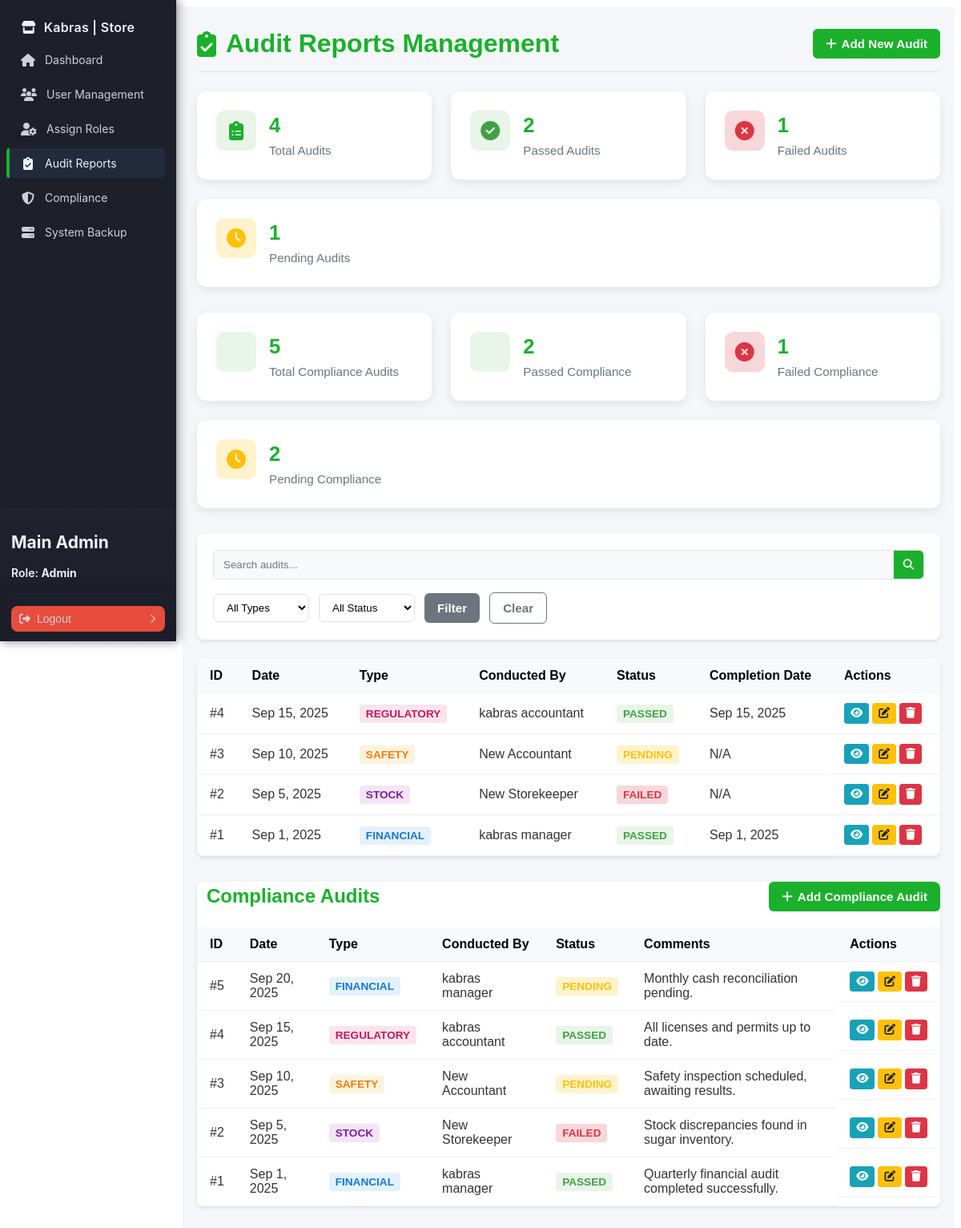
Page /admin/audits.php (signed in) on the earlier database version.
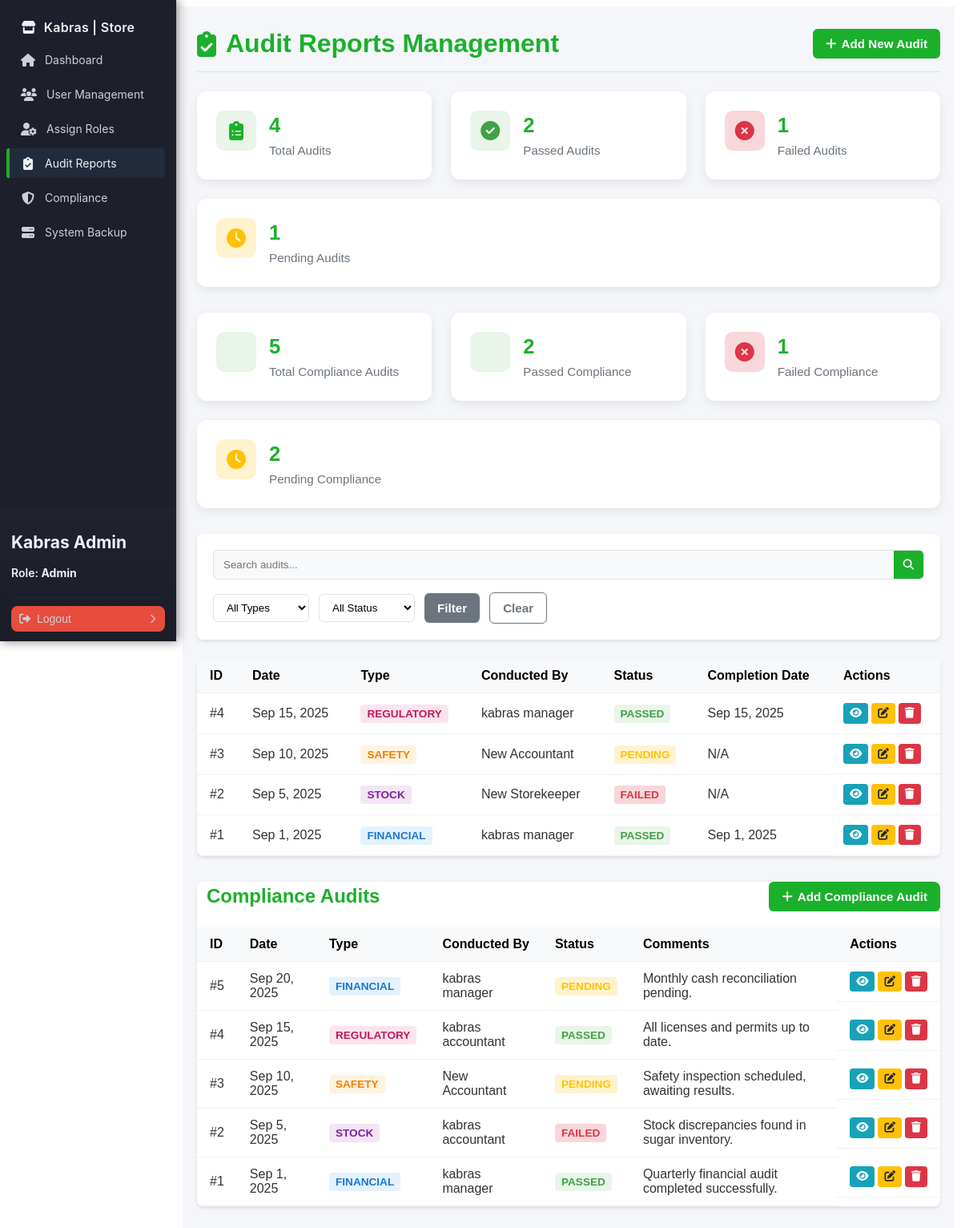
Same page on the later database version.
### tables this page shows
CREATE TABLE `users` (
  `id` int NOT NULL AUTO_INCREMENT,
  `name` varchar(100) NOT NULL,
  `email` varchar(100) NOT NULL,
  `password` varchar(255) NOT NULL,
  `phone` varchar(15) DEFAULT NULL,
  `national_id` varchar(20) DEFAULT NULL,
  `role` enum('Admin','StoreKeeper','Cashier','Manager','Accountant') NOT NULL,
  `last_login` datetime DEFAULT NULL,
  `created_at` timestamp NULL DEFAULT CURRENT_TIMESTAMP,
  `updated_at` timestamp NULL DEFAULT CURRENT_TIMESTAMP ON UPDATE CURRENT_TIMESTAMP,
  PRIMARY KEY (`id`),
  UNIQUE KEY `email` (`email`)
);

CREATE TABLE `audit_reports` (
  `id` int NOT NULL AUTO_INCREMENT,
  `audit_date` datetime NOT NULL,
  `audit_type` enum('Financial','Stock','Safety','Regulatory') NOT NULL,
  `conducted_by` int NOT NULL,
  `status` enum('Passed','Failed','Pending') NOT NULL,
  `comments` text,
  `follow_up_actions` text,
  `completion_date` datetime DEFAULT NULL,
  PRIMARY KEY (`id`),
  KEY `conducted_by` (`conducted_by`),
  CONSTRAINT `audit_reports_ibfk_1` FOREIGN KEY (`conducted_by`) REFERENCES `users` (`id`)
);

CREATE TABLE `compliance_audits` (
  `id` int NOT NULL AUTO_INCREMENT,
  `audit_date` datetime NOT NULL DEFAULT CURRENT_TIMESTAMP,
  `audit_type` enum('Financial','Stock','Safety','Regulatory') NOT NULL,
  `conducted_by` int NOT NULL,
  `status` enum('Pending','Passed','Failed') NOT NULL DEFAULT 'Pending',
  `comments` text,
  `created_at` datetime DEFAULT CURRENT_TIMESTAMP,
  `updated_at` datetime DEFAULT CURRENT_TIMESTAMP ON UPDATE CURRENT_TIMESTAMP,
  PRIMARY KEY (`id`),
  KEY `conducted_by` (`conducted_by`),
  CONSTRAINT `compliance_audits_ibfk_1` FOREIGN KEY (`conducted_by`) REFERENCES `users` (`id`)
);

### app/models/User.php (called while the page is built, shortened)
<?php
require_once __DIR__ . '../../../config/database.php';
class User
{
    private $db;
    public function __construct()
    {
        $this->db = (new Database())->connect();
    }
    public function findByEmail($email)
    {
        $sql = "SELECT * FROM users WHERE email = :email LIMIT 1";
        $stmt = $this->db->prepare($sql);
        $stmt->execute([':email' => $email]);
        return $stmt->fetch(PDO::FETCH_ASSOC);
    }
}

### config/database.php (called while the page is built, shortened)
<?php
class Database
{
    private $host = 'localhost';
    private $db   = 'kabras_store';
    private $user = 'root';
    private $pass = 'Hunter42.';
    private $charset = 'utf8mb4';
    public function connect()
    {
        $dsn = "mysql:host={$this->host};dbname={$this->db};charset={$this->charset}";
        try {
            $this->pdo = new PDO($dsn, $this->user, $this->pass, [
                PDO::ATTR_ERRMODE => PDO::ERRMODE_EXCEPTION,
                PDO::ATTR_DEFAULT_FETCH_MODE => PDO::FETCH_ASSOC,
            ]);
            return $this->pdo;
        } catch (PDOException $e) {
            die('Database connection failed: ' . $e->getMessage());
        }
    }
}

### handlers/AuthHandler.php (called while the page is built, shortened)
<?php
require_once __DIR__ . '/../app/models/User.php';
class AuthHandler
{
    private $sessionTimeout = 3600;
    public function __construct()
    {
        $this->userModel = new User();
        $defaultAdminEmail = 'admin@kabrasugar.com';
        if (!$this->userModel->findByEmail($defaultAdminEmail)) {
            $adminData = [
                'name' => 'Default Admin',
                'email' => $defaultAdminEmail,
                'phone' => '',
                'national_id' => '',
                'password' => 'hunter123',
                'role' => 'admin'
            ];
            $this->userModel->createUser($adminData);
        }
    }
    public function isLoggedIn()
    {
        return isset($_SESSION['user_id']) &&
            (time() - $_SESSION['login_time']) < $this->sessionTimeout;
    }
    public function getCurrentUser()
    {
        return [
            "id" => $_SESSION['user_id'],
            "name" => $_SESSION['user_name'],
            "email" => $_SESSION['user_email'],
            "role" => $_SESSION['user_role']
        ];
    }
}

### handlers/AuditHandler.php (called while the page is built, shortened)
<?php
require_once __DIR__ . '/../config/database.php';
class AuditHandler
{
    private $db;
    public function __construct()
    {
        $this->db = (new Database())->connect();
    }
    public function getAuditReports($page = 1, $limit = 10, $filters = [])
    {
        $offset = ($page - 1) * $limit;
        $sql = "SELECT ar.*, u.name as conducted_by_name
                FROM audit_reports ar
                LEFT JOIN users u ON ar.conducted_by = u.id
                WHERE 1=1";
        $params = [];
        $sql .= " ORDER BY ar.audit_date DESC LIMIT " . (int)$limit . " OFFSET " . (int)$offset;
        $stmt = $this->db->prepare($sql);
        $stmt->execute($params);
        return $stmt->fetchAll(PDO::FETCH_ASSOC);
    }
    public function getComplianceAudits($page = 1, $limit = 10, $filters = [])
    {
        $offset = ($page - 1) * $limit;
        $sql = "SELECT ca.*, u.name as conducted_by_name
                FROM compliance_audits ca
                LEFT JOIN users u ON ca.conducted_by = u.id
                WHERE 1=1";
        $params = [];
        $sql .= " ORDER BY ca.audit_date DESC LIMIT " . (int)$limit . " OFFSET " . (int)$offset;
        $stmt = $this->db->prepare($sql);
        $stmt->execute($params);
        return $stmt->fetchAll(PDO::FETCH_ASSOC);
    }
}

### admin/audits.php (the view, shortened to what the changed rows need)
<?php
require_once '../handlers/AuthHandler.php';
require_once '../handlers/AuditHandler.php';
require_once '../app/models/User.php';
$authHandler = new AuthHandler();
$auditHandler = new AuditHandler();
$currentUser = $authHandler->getCurrentUser();
$filters = [];
$page = isset($_GET['page']) ? (int)$_GET['page'] : 1;
$limit = 10;
$audits = $auditHandler->getAuditReports($page, $limit, $filters);
$complianceAudits = $auditHandler->getComplianceAudits($page, $limit, $filters);
?>
<!DOCTYPE html>
<html lang="en">
<head>
    <link rel="stylesheet" href="../assets/css/sidebar.css">
    <link rel="stylesheet" href="../assets/css/audits.css">
    <link rel="stylesheet" href="https://cdnjs.cloudflare.com/ajax/libs/font-awesome/6.4.0/css/all.min.css">
</head>
<body>
    <?php include '../includes/sidebar.php'; ?>
    <main class="main-content">
        <div class="container">
            <div class="page-header">
                <h1><i class="fas fa-clipboard-check"></i> Audit Reports Management</h1>
            </div>
            <div class="table-container">
                <table class="audits-table">
                    <thead>
                        <tr>
                            <th>ID</th>
                            <th>Date</th>
                            <th>Type</th>
                            <th>Conducted By</th>
                            <th>Status</th>
                            <th>Completion Date</th>
                            <th>Actions</th>
                        </tr>
                    </thead>
                    <tbody>
                        <?php if (empty($audits)): ?>
                            <tr>
                                <td colspan="7" class="no-data">No audit reports found</td>
                            </tr>
                        <?php else: ?>
                            <?php foreach ($audits as $audit): ?>
                                <tr>
                                    <td>#<?= $audit['id'] ?></td>
                                    <td><?= date('M j, Y', strtotime($audit['audit_date'])) ?></td>
                                    <td><span class="type-badge type-<?= strtolower($audit['audit_type']) ?>"><?= $audit['audit_type'] ?></span></td>
                                    <td><?= htmlspecialchars($audit['conducted_by_name']) ?></td>
                                    <td><span class="status-badge status-<?= strtolower($audit['status']) ?>"><?= $audit['status'] ?></span></td>
                                    <td><?= $audit['completion_date'] ? date('M j, Y', strtotime($audit['completion_date'])) : 'N/A' ?></td>
                                    <td class="actions">
                                        <button onclick="viewAudit(<?= $audit['id'] ?>)" class="btn-action btn-view" title="View">
                                            <i class="fas fa-eye"></i>
                                        </button>
                                        <button onclick="editAudit(<?= $audit['id'] ?>)" class="btn-action btn-edit" title="Edit">
                                            <i class="fas fa-edit"></i>
                                        </button>
                                        <button onclick="deleteAudit(<?= $audit['id'] ?>)" class="btn-action btn-delete" title="Delete">
                                            <i class="fas fa-trash"></i>
                                        </button>
                                    </td>
                                </tr>
                            <?php endforeach; ?>
                        <?php endif; ?>
                    </tbody>
                </table>
            </div>
            <div class="table-container" style="margin-top: 32px;">
                <div style="display: flex; justify-content: space-between; align-items: center; margin-bottom: 20px;">
                    <h2 style="margin: 0; color: #1BB02C; display: flex; align-items: center; gap: 12px;">
                        <i class="fas fa-shield-check"></i> Compliance Audits
                    </h2>
                </div>
                <table class="audits-table">
                    <thead>
                        <tr>
                            <th>ID</th>
                            <th>Date</th>
                            <th>Type</th>
                            <th>Conducted By</th>
                            <th>Status</th>
                            <th>Comments</th>
                            <th>Actions</th>
                        </tr>
                    </thead>
                    <tbody>
                        <?php if (empty($complianceAudits)): ?>
                            <tr>
                                <td colspan="7" class="no-data">No compliance audits found</td>
                            </tr>
                        <?php else: ?>
                            <?php foreach ($complianceAudits as $complianceAudit): ?>
                                <tr>
                                    <td>#<?= $complianceAudit['id'] ?></td>
                                    <td><?= date('M j, Y', strtotime($complianceAudit['audit_date'])) ?></td>
                                    <td><span class="type-badge type-<?= strtolower($complianceAudit['audit_type']) ?>"><?= $complianceAudit['audit_type'] ?></span></td>
                                    <td><?= htmlspecialchars($complianceAudit['conducted_by_name']) ?></td>
                                    <td><span class="status-badge status-<?= strtolower($complianceAudit['status']) ?>"><?= $complianceAudit['status'] ?></span></td>
                                    <td class="description-cell" title="<?= htmlspecialchars($complianceAudit['comments'] ?? '') ?>">
                                        <?= $complianceAudit['comments'] ? (strlen($complianceAudit['comments']) > 50 ? substr(htmlspecialchars($complianceAudit['comments']), 0, 50) . '...' : htmlspecialchars($complianceAudit['comments'])) : 'N/A' ?>
                                    </td>
                                    <td class="actions">
                                        <button onclick="viewComplianceAudit(<?= $complianceAudit['id'] ?>)" class="btn-action btn-view" title="View">
                                            <i class="fas fa-eye"></i>
                                        </button>
                                        <button onclick="editComplianceAudit(<?= $complianceAudit['id'] ?>)" class="btn-action btn-edit" title="Edit">
                                            <i class="fas fa-edit"></i>
                                        </button>
                                        <button onclick="deleteComplianceAudit(<?= $complianceAudit['id'] ?>)" class="btn-action btn-delete" title="Delete">
                                            <i class="fas fa-trash"></i>
                                        </button>
                                    </td>
                                </tr>
                            <?php endforeach; ?>
                        <?php endif; ?>
                    </tbody>
                </table>
            </div>
        </div>
    </main>
</body>
</html>

### includes/sidebar.php (shortened to what the changed rows need)
<link rel="stylesheet" href="https://cdnjs.cloudflare.com/ajax/libs/font-awesome/6.4.0/css/all.min.css"
 />
<aside class="sidebar" role="navigation" aria-label="Main Sidebar">
    <div class="sidebar-inner">
        <div class="sidebar-footer" role="region" aria-label="User actions">
            <div class="user-name">
                <h2>
                    <?php
                    if (isset($currentUser) && isset($currentUser['name']) && $currentUser['name']) {
                        echo htmlspecialchars($currentUser['name']);
                    } elseif (isset($_SESSION['user_name']) && $_SESSION['user_name']) {
                        echo htmlspecialchars($_SESSION['user_name']);
                    } else {
                        echo 'Guest';
                    }
                    ?>
                </h2>
                <p>Role: <strong>
                        <?php
                        if (isset($currentUser) && isset($currentUser['role']) && $currentUser['role']) {
                            echo htmlspecialchars($currentUser['role']);
                        } elseif (isset($_SESSION['user_role']) && $_SESSION['user_role']) {
                            echo htmlspecialchars($_SESSION['user_role']);
                        } else {
                            echo 'No Role';
                        }
                        ?>
                    </strong></p>
            </div>
        </div>
    </div>
</aside>

Differences in the rows shown:
changed users "Admin": name "Main Admin" → "Kabras Admin"
changed audit_reports "Sep 15, 2025": conducted_by.name "kabras accountant" → "kabras manager"
changed compliance_audits "Sep 5, 2025": conducted_by.name "New Storekeeper" → "kabras accountant"
